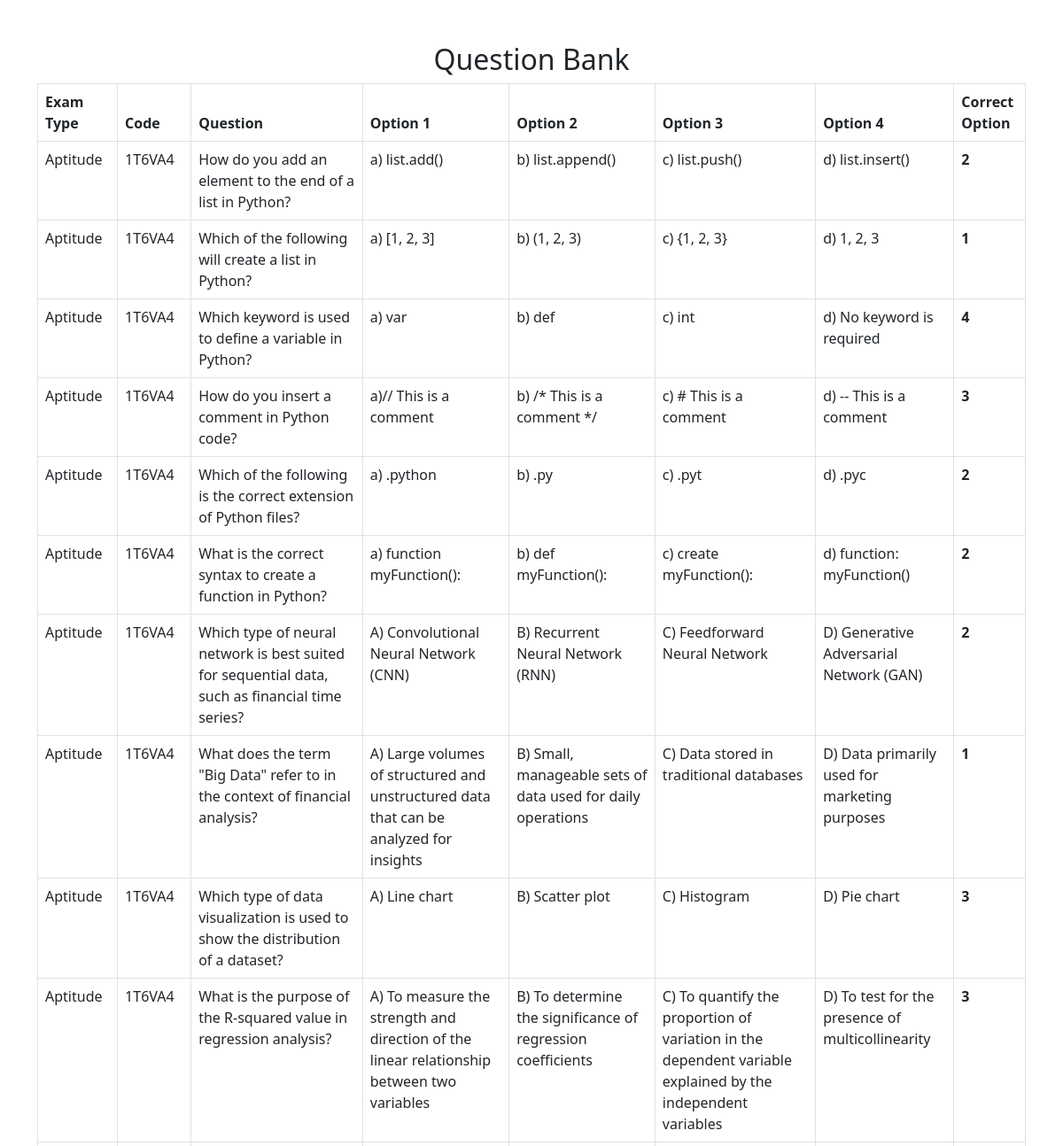
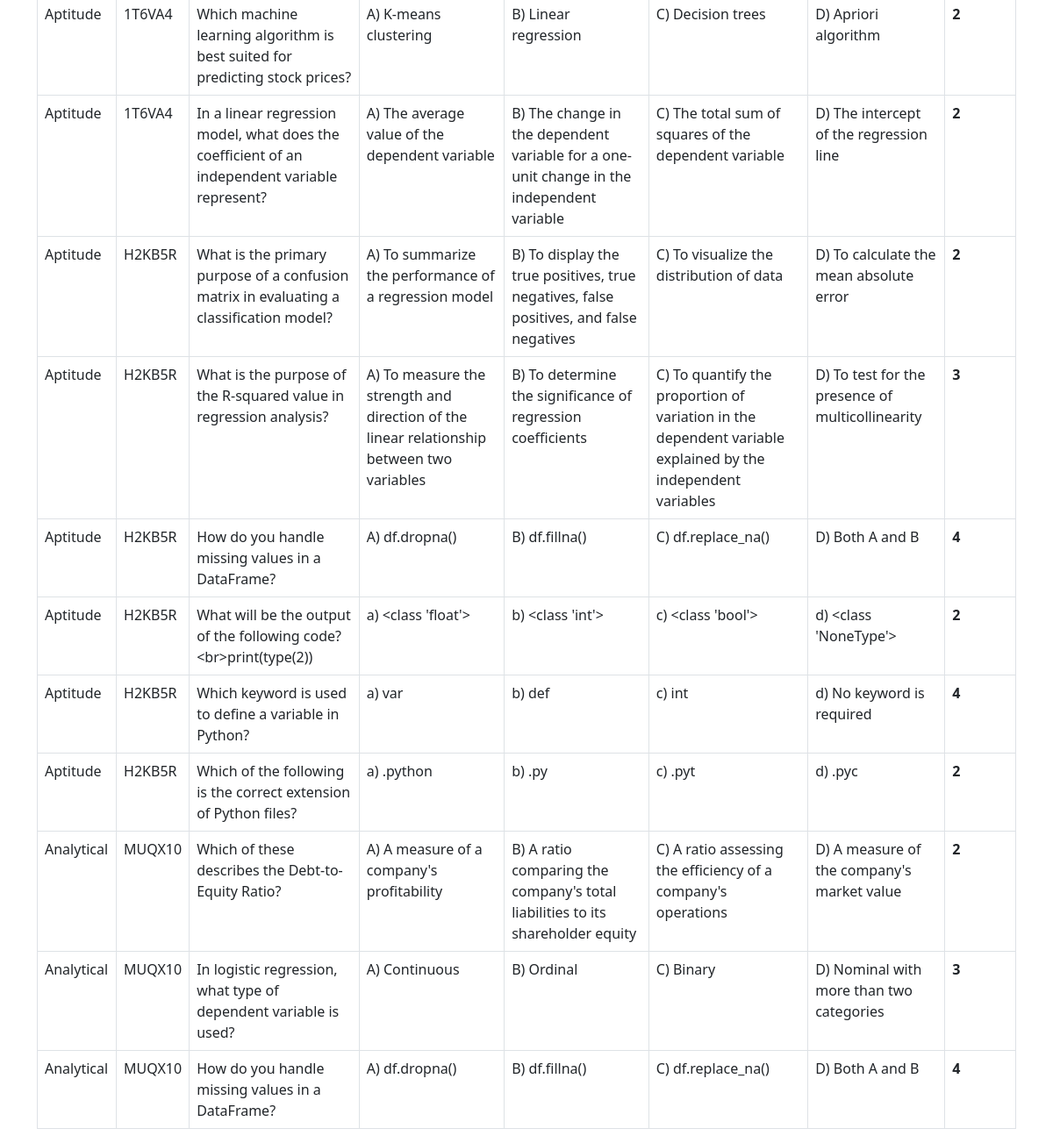
Page /view_question_bank.php on the committed database (2 pictures, top to bottom).
### tables this page shows
CREATE TABLE `question_bank` (
  `id` int(11) NOT NULL,
  `question_id` int(9) NOT NULL,
  `exam_type` varchar(50) DEFAULT NULL,
  `code` varchar(6) DEFAULT NULL,
  `question` text DEFAULT NULL,
  `option1` text DEFAULT NULL,
  `option2` text DEFAULT NULL,
  `option3` text DEFAULT NULL,
  `option4` text DEFAULT NULL,
  `correct_option` int(11) DEFAULT NULL
);

### view_question_bank.php (the view, shortened to what this page needs)
<?php
include 'conn.php';
$query = "SELECT * FROM question_bank ORDER BY id DESC";
$result = $conn->query($query);
?>
<!DOCTYPE html>
<html lang="en">
<head>
    <link rel="stylesheet" href="https://cdn.jsdelivr.net/npm/bootstrap@5.3.0/dist/css/bootstrap.min.css">
</head>
<body>
    <div class="container mt-5">
        <h2 class="text-center">Question Bank</h2>
        <table class="table table-bordered">
            <thead>
                <tr>
                    <th>Exam Type</th>
                    <th>Code</th>
                    <th>Question</th>
                    <th>Option 1</th>
                    <th>Option 2</th>
                    <th>Option 3</th>
                    <th>Option 4</th>
                    <th>Correct Option</th>
                </tr>
            </thead>
            <tbody>
                <?php while ($row = $result->fetch_assoc()): ?>
                    <tr>
                        <td><?= htmlspecialchars($row['exam_type']); ?></td>
                        <td><?= htmlspecialchars($row['code']); ?></td>
                        <td><?= htmlspecialchars($row['question']); ?></td>
                        <td><?= htmlspecialchars($row['option1']); ?></td>
                        <td><?= htmlspecialchars($row['option2']); ?></td>
                        <td><?= htmlspecialchars($row['option3']); ?></td>
                        <td><?= htmlspecialchars($row['option4']); ?></td>
                        <td><strong><?= $row['correct_option']; ?></strong></td>
                    </tr>
                <?php endwhile; ?>
            </tbody>
        </table>
    </div>
</body>
</html>

### rows in the picture
question_bank: exam_type "Aptitude", code "1T6VA4", question "How do you add an element to the end of a list in Python?", option1 "a) list.add()", option2 "b) list.append()", option3 "c) list.push()", option4 "d) list.insert()", correct_option "2"
question_bank: exam_type "Aptitude", code "1T6VA4", question "Which of the following will create a list in Python?", option1 "a) [1, 2, 3]", option2 "b) (1, 2, 3)", option3 "c) {1, 2, 3}", option4 "d) 1, 2, 3", correct_option "1"
question_bank: exam_type "Aptitude", code "1T6VA4", question "Which keyword is used to define a variable in Python?", option1 "a) var", option2 "b) def", option3 "c) int", option4 "d) No keyword is required", correct_option "4"
question_bank: exam_type "Aptitude", code "1T6VA4", question "How do you insert a comment in Python code?", option1 "a)// This is a comment", option2 "b) /* This is a comment */", option3 "c) # This is a comment", option4 "d) -- This is a comment", correct_option "3"
question_bank: exam_type "Aptitude", code "1T6VA4", question "Which of the following is the correct extension of Python files?", option1 "a) .python", option2 "b) .py", option3 "c) .pyt", option4 "d) .pyc", correct_option "2"
question_bank: exam_type "Aptitude", code "1T6VA4", question "What is the correct syntax to create a function in Python?", option1 "a) function myFunction():", option2 "b) def myFunction():", option3 "c) create myFunction():", option4 "d) function: myFunction()", correct_option "2"
question_bank: exam_type "Aptitude", code "1T6VA4", question "Which type of neural network is best suited for sequential data, such as financial time series?", option1 "A) Convolutional Neural Network (CNN)", option2 "B) Recurrent Neural Network (RNN)", option3 "C) Feedforward Neural Network", option4 "D) Generative Adversarial Network (GAN)", correct_option "2"
question_bank: exam_type "Aptitude", code "1T6VA4", question "What does the term \"Big Data\" refer to in the context of financial analysis?", option1 "A) Large volumes of structured and unstructured data that can be analyzed for insights", option2 "B) Small, manageable sets of data used for daily operations", option3 "C) Data stored in traditional databases", option4 "D) Data primarily used for marketing purposes", correct_option "1"
question_bank: exam_type "Aptitude", code "1T6VA4", question "Which type of data visualization is used to show the distribution of a dataset?", option1 "A) Line chart", option2 "B) Scatter plot", option3 "C) Histogram", option4 "D) Pie chart", correct_option "3"
question_bank: exam_type "Aptitude", code "1T6VA4", question "What is the purpose of the R-squared value in regression analysis?", option1 "A) To measure the strength and direction of the linear relationship between two variables", option2 "B) To determine the significance of regression coefficients", option3 "C) To quantify the proportion of variation in the dependent variable explained by the independent variables", option4 "D) To test for the presence of multicollinearity", correct_option "3"
question_bank: exam_type "Aptitude", code "1T6VA4", question "Which machine learning algorithm is best suited for predicting stock prices?", option1 "A) K-means clustering", option2 "B) Linear regression", option3 "C) Decision trees", option4 "D) Apriori algorithm", correct_option "2"
question_bank: exam_type "Aptitude", code "1T6VA4", question "In a linear regression model, what does the coefficient of an independent variable represent?", option1 "A) The average value of the dependent variable", option2 "B) The change in the dependent variable for a one-unit change in the independent variable", option3 "C) The total sum of squares of the dependent variable", option4 "D) The intercept of the regression line", correct_option "2"
question_bank: exam_type "Aptitude", code "H2KB5R", question "What is the primary purpose of a confusion matrix in evaluating a classification model?", option1 "A) To summarize the performance of a regression model", option2 "B) To display the true positives, true negatives, false positives, and false negatives", option3 "C) To visualize the distribution of data", option4 "D) To calculate the mean absolute error", correct_option "2"
question_bank: exam_type "Aptitude", code "H2KB5R", question "What is the purpose of the R-squared value in regression analysis?", option1 "A) To measure the strength and direction of the linear relationship between two variables", option2 "B) To determine the significance of regression coefficients", option3 "C) To quantify the proportion of variation in the dependent variable explained by the independent variables", option4 "D) To test for the presence of multicollinearity", correct_option "3"
question_bank: exam_type "Aptitude", code "H2KB5R", question "How do you handle missing values in a DataFrame?", option1 "A) df.dropna()", option2 "B) df.fillna()", option3 "C) df.replace_na()", option4 "D) Both A and B", correct_option "4"
question_bank: exam_type "Aptitude", code "H2KB5R", question "What will be the output of the following code?<br>print(type(2))", option1 "a) <class 'float'>", option2 "b) <class 'int'>", option3 "c) <class 'bool'>", option4 "d) <class 'NoneType'>", correct_option "2"
question_bank: exam_type "Aptitude", code "H2KB5R", question "Which keyword is used to define a variable in Python?", option1 "a) var", option2 "b) def", option3 "c) int", option4 "d) No keyword is required", correct_option "4"
question_bank: exam_type "Aptitude", code "H2KB5R", question "Which of the following is the correct extension of Python files?", option1 "a) .python", option2 "b) .py", option3 "c) .pyt", option4 "d) .pyc", correct_option "2"
question_bank: exam_type "Analytical", code "MUQX10", question "Which of these describes the Debt-to-Equity Ratio?", option1 "A) A measure of a company's profitability", option2 "B) A ratio comparing the company's total liabilities to its shareholder equity", option3 "C) A ratio assessing the efficiency of a company's operations", option4 "D) A measure of the company's market value", correct_option "2"
question_bank: exam_type "Analytical", code "MUQX10", question "In logistic regression, what type of dependent variable is used?", option1 "A) Continuous", option2 "B) Ordinal", option3 "C) Binary", option4 "D) Nominal with more than two categories", correct_option "3"
question_bank: exam_type "Analytical", code "MUQX10", question "How do you handle missing values in a DataFrame?", option1 "A) df.dropna()", option2 "B) df.fillna()", option3 "C) df.replace_na()", option4 "D) Both A and B", correct_option "4"
